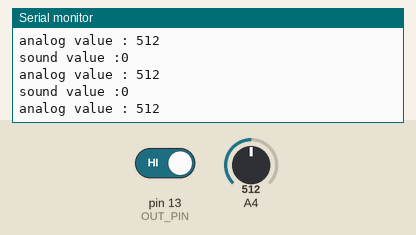
The sketch below on a simulated Arduino Mega 2560, built with avr-gcc and run on an emulated ATmega2560. Shown: the last lines printed to the serial monitor. Inputs (shaded band) come from the test bench; at power-on: A4 = 512, pin 13 (OUT_PIN) HIGH. No radio packets arrive unless stated.

Above: at 1.2 s.
1.3 s: A4 set to 716
At 1.6 s:
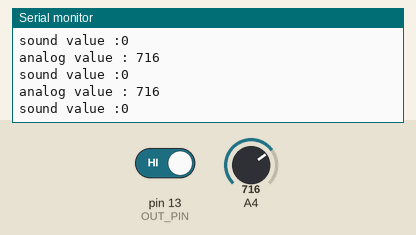
2.8 s: pin 13 (OUT_PIN) driven LOW
At 3.3 s:
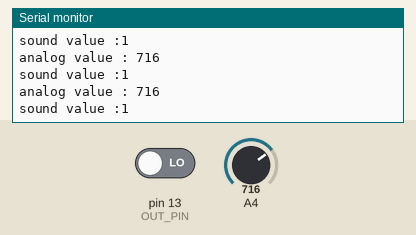
4.3 s: A4 set to 900
At 4.34 s:
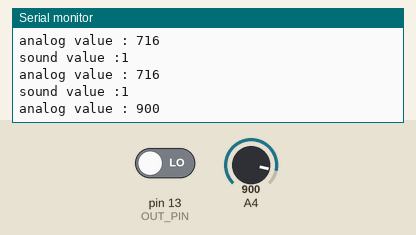
Timing chart, 0 to 7.3 s (numbered marks = the images above; inputs shaded):
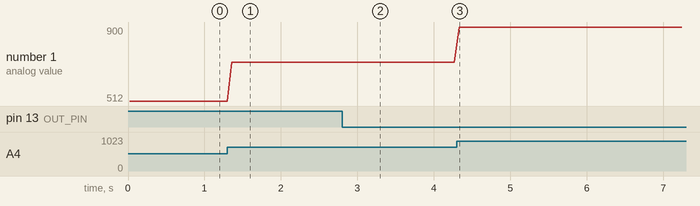

Measured:
- after the input at 1.3 s, the serial monitor: prints a new line after 0.06 s (image 1)
- after the input at 2.8 s, the serial monitor: prints a new line at once (image 2)
- after the input at 4.3 s, the serial monitor: prints a new line at once (image 3)
- plotted number 1: 512 → 716 after the input at 1.3 s, 716 → 900 after the input at 4.3 s

The sketch:

myLoraSent.ino
```cpp
// Heltech

#include <SPI.h>
#include <LoRa.h>

//define the pins used by the transceiver module
#define ss 18
#define rst 14
#define dio0 26

/////////////////////////////////////////
int sharp_data = 0;
// int sound_data = 13;
/////////////////////////////////////////

// Sound PINS
const int OUT_PIN = 13;
const int SAMPLE_TIME = 10;
unsigned long millisCurrent;
unsigned long millisLast = 0;
unsigned long millisElapsed = 0;
int sampleBufferValue = 0;

void setup() {

  Serial.begin(115200);
  pinMode(13, INPUT); // sound sensor
  while (!Serial);

  Serial.println("LoRa Sender");

  //setup LoRa transceiver module
  LoRa.setPins(ss, rst, dio0);


  //replace the LoRa.begin(---E-) argument with your location's frequency
  //433E6 for Asia
  //866E6 for Europe
  //915E6 for North America

  while (!LoRa.begin(433E6)) /// Wait for lora init
   {
      Serial.println(".");
      delay(500);
   }
  LoRa.setSyncWord(0xF3);
  Serial.println("LoRa Initializing OK!");
}

void loop() {

  /// Sound Sampling
  millisCurrent = millis();
  millisElapsed = millisCurrent - millisLast;
  ///

  // Read Sound data
  if (digitalRead(OUT_PIN) == LOW) {
    sampleBufferValue++;
  }

  // Sampling
  if (millisElapsed > SAMPLE_TIME)
  {
    sharp_data = analogRead(36);    // Sharp sensro value
    Serial.println("sound value :"+String(sampleBufferValue));
    Serial.println("analog value : "+String(sharp_data));

    // Lora transmission start
    LoRa.beginPacket();

    //if(2505 <=sharp_data && sampleBufferValue<300)
    //{
      LoRa.print("1");
    //}
    //else
    //{
     // LoRa.print("0");
    //}

    // End transmission
    LoRa.endPacket();

    sampleBufferValue = 0;
    millisLast = millisCurrent;

  }
/*
  Serial.println("sound value :"+String(sampleBufferValue));
  Serial.println("analog value : "+String(sharp_data));
  counter = analogRead(36);
  Serial.print("Sending packet: ");
  Serial.println(counter);
  //Send LoRa packet to receiver
  LoRa.beginPacket();
  LoRa.print("hello ");
  LoRa.print(counter);
  LoRa.endPacket();
*/
}
```
